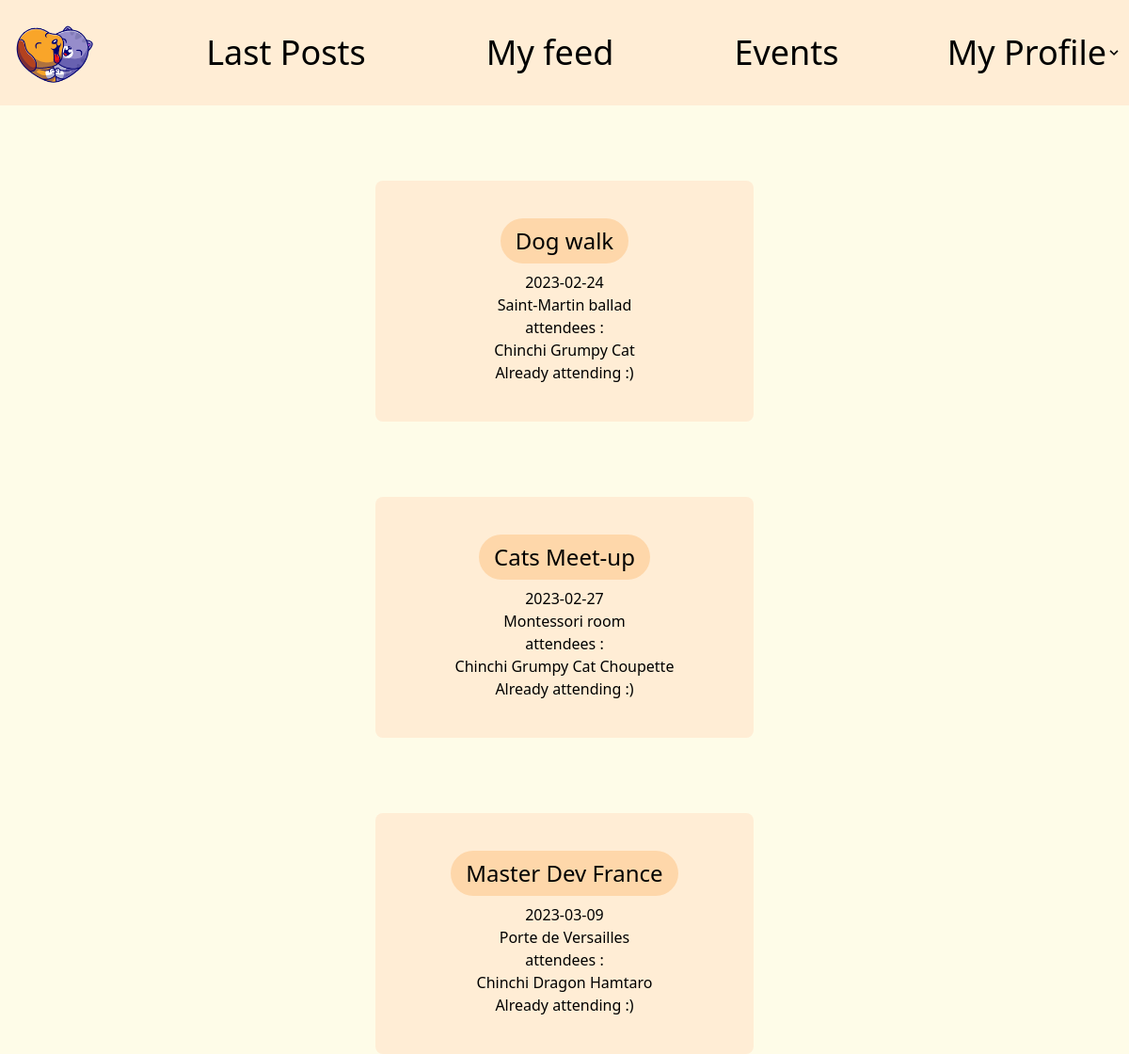
Screenshot of /event.php (signed in) with the database file from the repository.
### tables this page shows
CREATE TABLE `events` (
  `ID` int(11) NOT NULL,
  `date` date NOT NULL,
  `place` varchar(250) NOT NULL,
  `name` varchar(50) NOT NULL
);

CREATE TABLE `event_attendees` (
  `user_id` int(11) NOT NULL,
  `event_id` int(11) NOT NULL
);

CREATE TABLE `users` (
  `ID` int(11) NOT NULL,
  `name` varchar(50) NOT NULL,
  `email` varchar(50) NOT NULL,
  `password` varchar(100) NOT NULL,
  `type_id` int(11) NOT NULL,
  `photo` varchar(50) NOT NULL
);

### connect.php (called while the page is built, shortened)
<?php session_start();
if (isset($_SESSION['connected_id'])) {
    $connectedUserId = $_SESSION['connected_id'];
}
?>

### event.php (the view, shortened to what this page needs)
<?php
include('connect.php');
$sqlRequest = "SELECT * from events";
$sqlEvents = $mysqli->query($sqlRequest);
?>
<!DOCTYPE html>
<html lang="en">
<head>
    <link href="output.css" rel="stylesheet">
    <script src="https://cdn.tailwindcss.com"></script>
</head>
<body class="bg-yellow-50">
    <?php
    include('header.php');
    ?>
    <div class="flex flex-row justify-center space-between">
        <main>
            <?php
            while ($event = $sqlEvents->fetch_assoc()) {
                $eventId = $event['ID'];
                ?>
                <article class="flex flex-col items-center bg-orange-100 mt-20 rounded-lg mx-96 py-10 px-20">
                    <h1 class="text-2xl bg-orange-200 rounded-full py-2 px-4 mb-2">
                        <?php echo $event['name']; ?>
                    </h1>
                    <p>
                        <?php echo $event['date']; ?>
                    </p>
                    <p>
                        <?php echo $event['place']; ?>
                    </p>
                    <p>attendees : </p>
                    <?php
                    $sqlRequestAttendees = "SELECT users.id, users.name as user_name, event_attendees.event_id, event_attendees.user_id from event_attendees
                        JOIN users ON users.id=event_attendees.user_id";
                    $sqlAttendees = $mysqli->query($sqlRequestAttendees);
                    $attended = false;
                    ?>
                    <p>
                        <?php
                        while ($attendee = $sqlAttendees->fetch_assoc()) {
                            if ($attendee['event_id'] === $eventId) {
                                echo $attendee['user_name'] . '  ';
                            }
                            if ($attendee['user_id'] === $connectedUserId && $attendee['event_id'] === $eventId) {
                                $attended = true;
                            }
                        }
                        ?>
                    </p>
                    <?php
                    if ($attended) {
                        ?>
                        <p>Already attending :)</p>
                    <?php } ?>
                </article>
            <?php }
            ?>
        </main>
    </div>
</body>
</html>

### rows the page displays
events: name "Dog walk", date "2023-02-24", place "Saint-Martin ballad", shows "Already attending :)"
event_attendees: user.name "Chinchi"
event_attendees: user.name "Grumpy Cat"
events: name "Cats Meet-up", date "2023-02-27", place "Montessori room", shows "Already attending :)"
event_attendees: user.name "Chinchi"
event_attendees: user.name "Grumpy Cat"
event_attendees: user.name "Choupette"
events: name "Master Dev France", date "2023-03-09", place "Porte de Versailles", shows "Already attending :)"
event_attendees: user.name "Chinchi"
event_attendees: user.name "Dragon"
event_attendees: user.name "Hamtaro"
